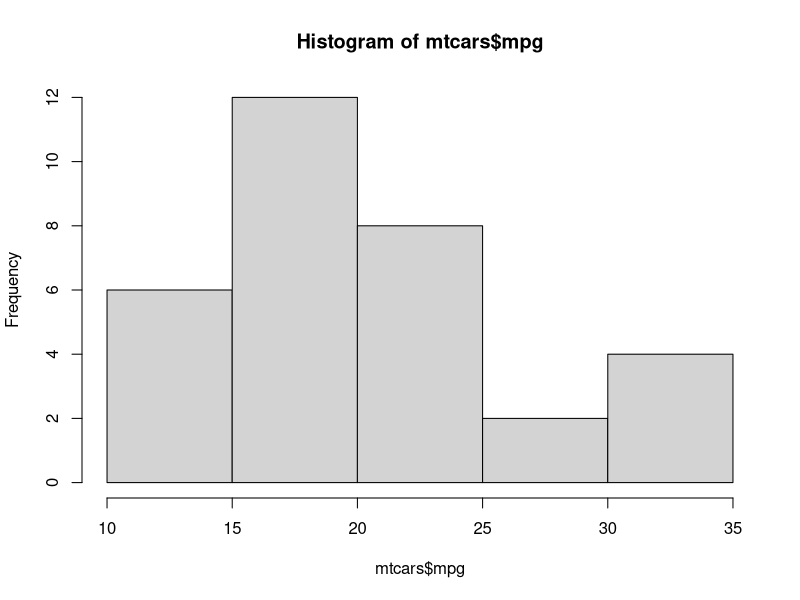
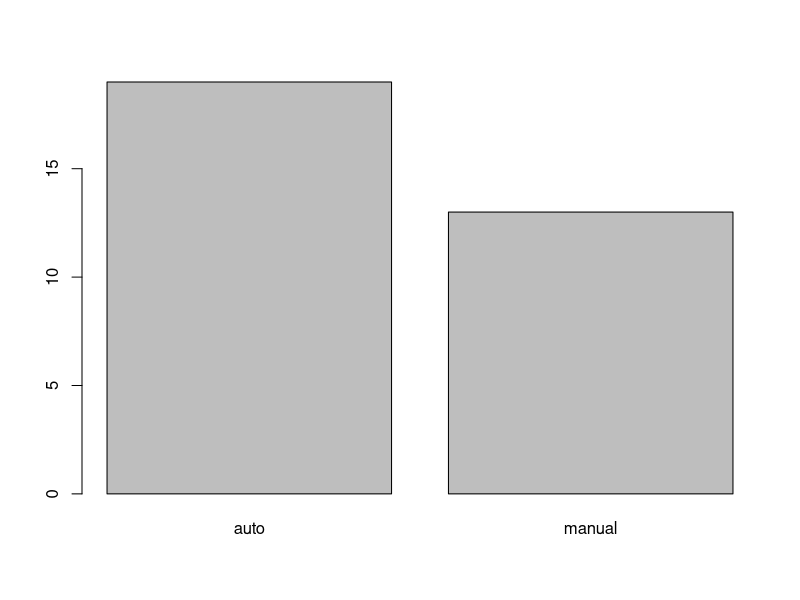
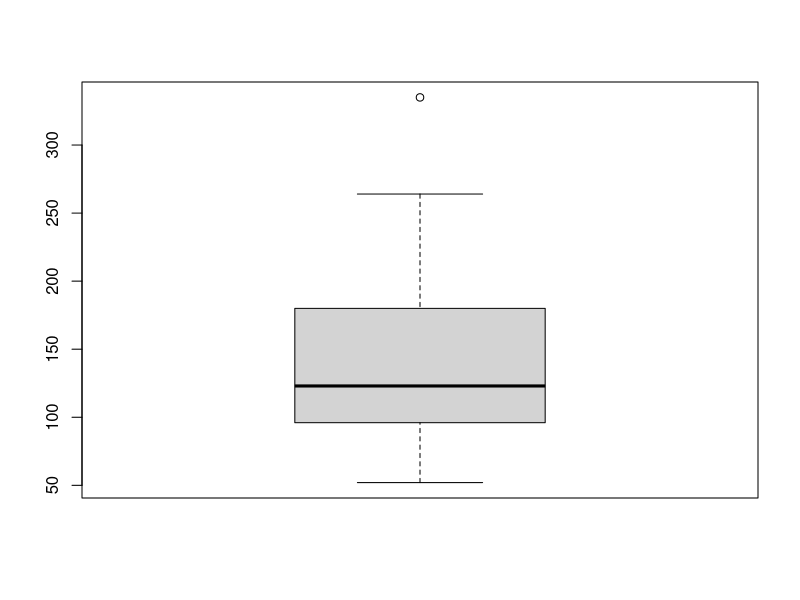
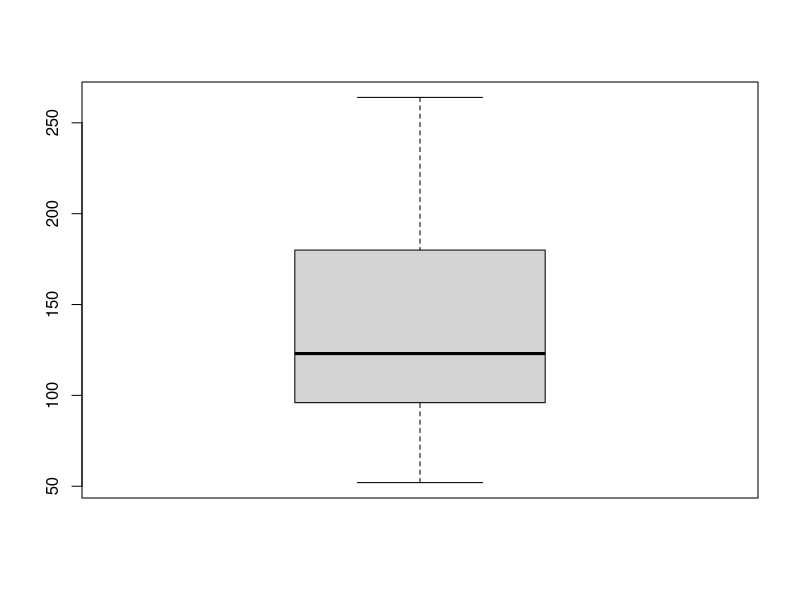
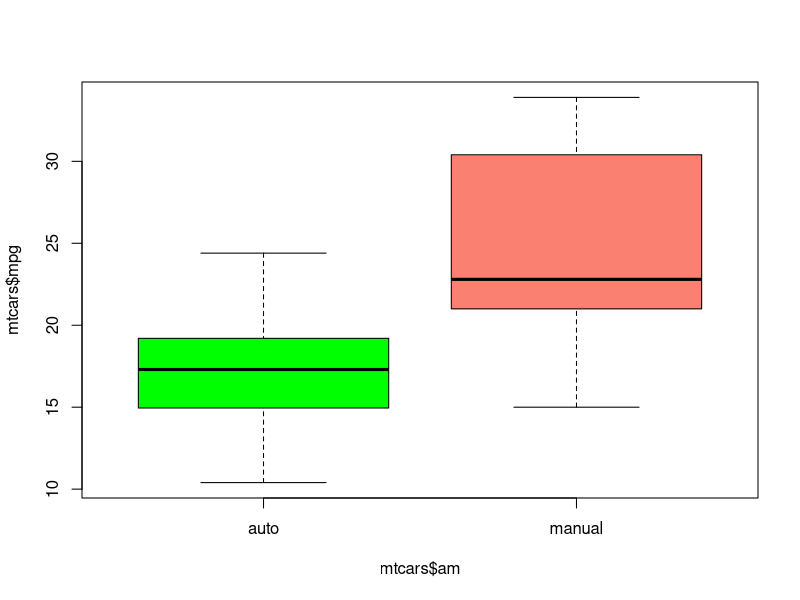
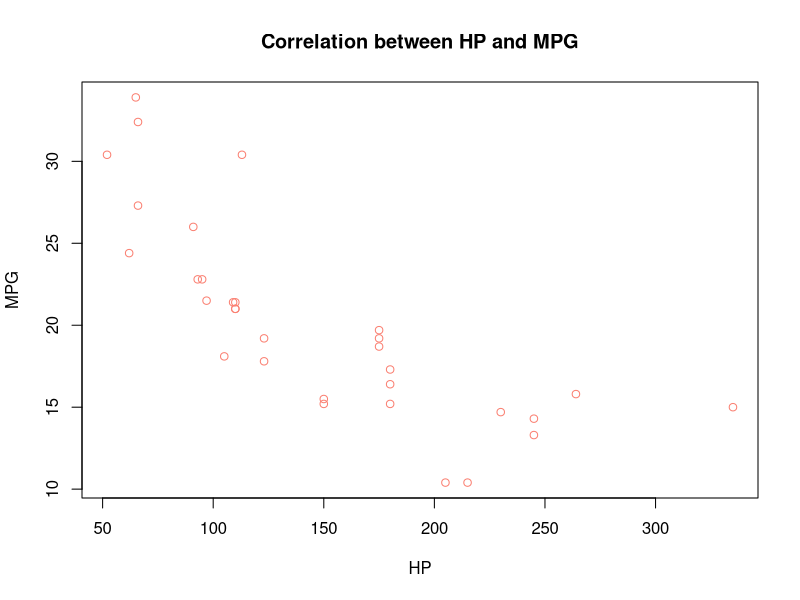

These figures' R source, in order:
library(tidyverse)


## basic plots (base R)
# histogram - one quantitative variable
hist(mtcars$mpg)

mtcars$am <- factor(mtcars$am,
                    level = c(0,1),
                    labels = c('auto','manual'))

# bar plot - qualitative variable
table(mtcars$am) # count factor
barplot(table(mtcars$am)) # plot bar by factor

# box plot - quantitative variable
boxplot(mtcars$hp) # use for identify out-liner
fivenum(mtcars$hp) # given 5 numbers including of min, q1, med, q3, max

# whisker calculation
Q3 <- quantile(mtcars$hp,probs = .75)
Q1 <- quantile(mtcars$hp,probs = .25)
IQR <- Q3-Q1

boxplot.stats(mtcars$hp,coef = 1.5)

## filter out-liner
mtcars_no <- mtcars %>%
  filter(hp<335)
boxplot(mtcars_no$hp)

# box plot - 2 variables
# qualitative x quantitative
boxplot(  mtcars$mpg ~ mtcars$am,
          col = c("green","salmon"))


# Scatter plot
# 2x quantitative
plot(mtcars$hp, mtcars$mpg, pcj =16,
     col = "salmon",
     main = 'Correlation between HP and MPG',
     xlab = 'HP',
     ylab = 'MPG')

cor(mtcars$hp, mtcars$mpg)
